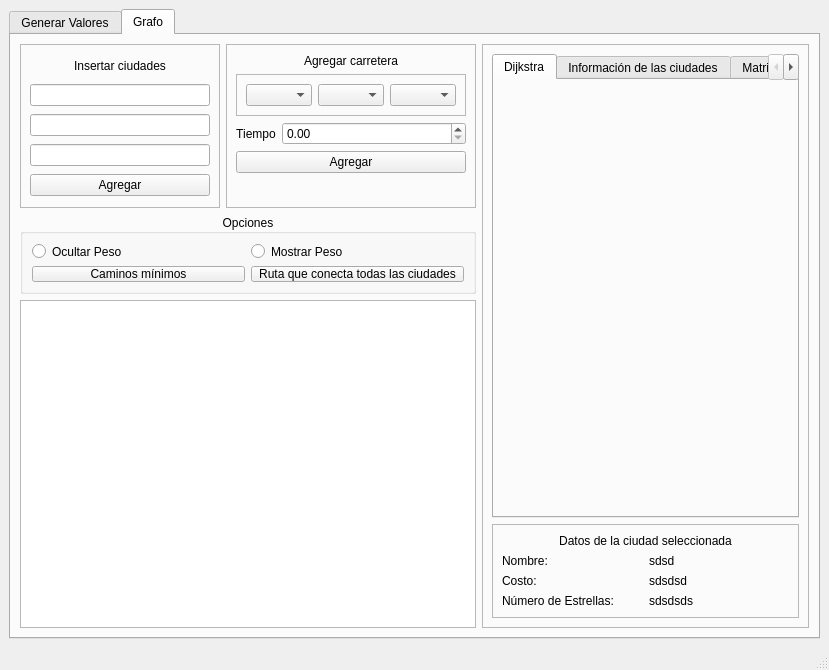
<?xml version="1.0" encoding="UTF-8"?>
<ui version="4.0">
 <class>MainWindow</class>
 <widget class="QMainWindow" name="MainWindow">
  <property name="geometry">
   <rect>
    <x>0</x>
    <y>0</y>
    <width>829</width>
    <height>670</height>
   </rect>
  </property>
  <property name="windowTitle">
   <string>MainWindow</string>
  </property>
  <widget class="QWidget" name="centralwidget">
   <layout class="QHBoxLayout" name="horizontalLayout_2">
    <item>
     <widget class="QTabWidget" name="tabWidget">
      <property name="currentIndex">
       <number>1</number>
      </property>
      <widget class="QWidget" name="tab">
       <attribute name="title">
        <string>Generar Valores</string>
       </attribute>
      </widget>
      <widget class="QWidget" name="tab_2">
       <attribute name="title">
        <string>Grafo</string>
       </attribute>
       <layout class="QGridLayout" name="gridLayout_3">
        <item row="0" column="0">
         <widget class="QFrame" name="frame_3">
          <property name="minimumSize">
           <size>
            <width>0</width>
            <height>0</height>
           </size>
          </property>
          <property name="maximumSize">
           <size>
            <width>200</width>
            <height>200</height>
           </size>
          </property>
          <property name="frameShape">
           <enum>QFrame::StyledPanel</enum>
          </property>
          <property name="frameShadow">
           <enum>QFrame::Raised</enum>
          </property>
          <layout class="QVBoxLayout" name="verticalLayout_3">
           <item>
            <widget class="QLabel" name="label_3">
             <property name="maximumSize">
              <size>
               <width>16777215</width>
               <height>20</height>
              </size>
             </property>
             <property name="text">
              <string>Insertar ciudades</string>
             </property>
             <property name="alignment">
              <set>Qt::AlignCenter</set>
             </property>
            </widget>
           </item>
           <item>
            <widget class="QLineEdit" name="lineEdit_Nombre"/>
           </item>
           <item>
            <widget class="QLineEdit" name="lineEdit_Costo"/>
           </item>
           <item>
            <widget class="QLineEdit" name="lineEdit_NumeroEstrellas"/>
           </item>
           <item>
            <widget class="QPushButton" name="pushButton_AgregarCiudad">
             <property name="text">
              <string>Agregar</string>
             </property>
            </widget>
           </item>
          </layout>
         </widget>
        </item>
        <item row="0" column="1">
         <widget class="QFrame" name="frame_4">
          <property name="minimumSize">
           <size>
            <width>0</width>
            <height>0</height>
           </size>
          </property>
          <property name="maximumSize">
           <size>
            <width>250</width>
            <height>200</height>
           </size>
          </property>
          <property name="frameShape">
           <enum>QFrame::StyledPanel</enum>
          </property>
          <property name="frameShadow">
           <enum>QFrame::Raised</enum>
          </property>
          <layout class="QFormLayout" name="formLayout_2">
           <item row="1" column="0" colspan="2">
            <widget class="QFrame" name="frame_2">
             <property name="minimumSize">
              <size>
               <width>0</width>
               <height>0</height>
              </size>
             </property>
             <property name="maximumSize">
              <size>
               <width>16777215</width>
               <height>50</height>
              </size>
             </property>
             <property name="frameShape">
              <enum>QFrame::StyledPanel</enum>
             </property>
             <property name="frameShadow">
              <enum>QFrame::Raised</enum>
             </property>
             <layout class="QHBoxLayout" name="horizontalLayout">
              <item>
               <widget class="QComboBox" name="cbFrom">
                <property name="minimumSize">
                 <size>
                  <width>0</width>
                  <height>10</height>
                 </size>
                </property>
               </widget>
              </item>
              <item>
               <widget class="QComboBox" name="cbOption">
                <property name="minimumSize">
                 <size>
                  <width>0</width>
                  <height>10</height>
                 </size>
                </property>
               </widget>
              </item>
              <item>
               <widget class="QComboBox" name="cbTo">
                <property name="minimumSize">
                 <size>
                  <width>0</width>
                  <height>10</height>
                 </size>
                </property>
               </widget>
              </item>
             </layout>
            </widget>
           </item>
           <item row="2" column="0">
            <widget class="QLabel" name="label_7">
             <property name="text">
              <string>Tiempo</string>
             </property>
             <property name="alignment">
              <set>Qt::AlignCenter</set>
             </property>
            </widget>
           </item>
           <item row="2" column="1">
            <widget class="QDoubleSpinBox" name="spbWeight">
             <property name="maximum">
              <double>1000.000000000000000</double>
             </property>
            </widget>
           </item>
           <item row="4" column="0" colspan="2">
            <widget class="QPushButton" name="btnAddArista">
             <property name="text">
              <string>Agregar</string>
             </property>
            </widget>
           </item>
           <item row="0" column="0" colspan="2">
            <widget class="QLabel" name="label_5">
             <property name="maximumSize">
              <size>
               <width>16777215</width>
               <height>30</height>
              </size>
             </property>
             <property name="text">
              <string>Agregar carretera</string>
             </property>
             <property name="alignment">
              <set>Qt::AlignCenter</set>
             </property>
            </widget>
           </item>
          </layout>
         </widget>
        </item>
        <item row="2" column="0" rowspan="2" colspan="2">
         <widget class="QGraphicsView" name="graphicsView"/>
        </item>
        <item row="1" column="0" colspan="2">
         <widget class="QGroupBox" name="groupBox">
          <property name="maximumSize">
           <size>
            <width>16777215</width>
            <height>80</height>
           </size>
          </property>
          <property name="title">
           <string>Opciones</string>
          </property>
          <property name="alignment">
           <set>Qt::AlignCenter</set>
          </property>
          <layout class="QGridLayout" name="gridLayout_4">
           <item row="0" column="2">
            <widget class="QRadioButton" name="btnShowW">
             <property name="text">
              <string>Mostrar Peso</string>
             </property>
            </widget>
           </item>
           <item row="0" column="1">
            <widget class="QRadioButton" name="btnhideW">
             <property name="text">
              <string>Ocultar Peso</string>
             </property>
            </widget>
           </item>
           <item row="1" column="1">
            <widget class="QPushButton" name="pushButton">
             <property name="text">
              <string>Caminos mínimos</string>
             </property>
            </widget>
           </item>
           <item row="1" column="2">
            <widget class="QPushButton" name="pushButton_2">
             <property name="text">
              <string>Ruta que conecta todas las ciudades</string>
             </property>
            </widget>
           </item>
          </layout>
         </widget>
        </item>
        <item row="0" column="2" rowspan="4">
         <widget class="QFrame" name="frame">
          <property name="frameShape">
           <enum>QFrame::StyledPanel</enum>
          </property>
          <property name="frameShadow">
           <enum>QFrame::Raised</enum>
          </property>
          <layout class="QVBoxLayout" name="verticalLayout_2">
           <item>
            <widget class="QTabWidget" name="tabWidget_2">
             <property name="currentIndex">
              <number>0</number>
             </property>
             <widget class="QWidget" name="tab_5">
              <attribute name="title">
               <string>Dijkstra</string>
              </attribute>
             </widget>
             <widget class="QWidget" name="tab_3">
              <attribute name="title">
               <string>Información de las ciudades</string>
              </attribute>
              <layout class="QVBoxLayout" name="verticalLayout">
               <item>
                <widget class="QTableWidget" name="cityTable"/>
               </item>
              </layout>
             </widget>
             <widget class="QWidget" name="tab_4">
              <attribute name="title">
               <string>Matriz de adyacencia</string>
              </attribute>
              <layout class="QGridLayout" name="gridLayout_5">
               <item row="0" column="0">
                <widget class="QTableWidget" name="adjacencyTable"/>
               </item>
              </layout>
             </widget>
            </widget>
           </item>
           <item>
            <widget class="QFrame" name="frame_8">
             <property name="maximumSize">
              <size>
               <width>16777215</width>
               <height>200</height>
              </size>
             </property>
             <property name="frameShape">
              <enum>QFrame::StyledPanel</enum>
             </property>
             <property name="frameShadow">
              <enum>QFrame::Raised</enum>
             </property>
             <layout class="QGridLayout" name="gridLayout">
              <item row="1" column="0" colspan="2">
               <widget class="QLabel" name="label">
                <property name="text">
                 <string>Datos de la ciudad seleccionada</string>
                </property>
                <property name="alignment">
                 <set>Qt::AlignCenter</set>
                </property>
                <property name="wordWrap">
                 <bool>true</bool>
                </property>
               </widget>
              </item>
              <item row="2" column="1">
               <widget class="QLabel" name="lblname">
                <property name="text">
                 <string>sdsd</string>
                </property>
               </widget>
              </item>
              <item row="4" column="0">
               <widget class="QLabel" name="label_6">
                <property name="text">
                 <string>Número de Estrellas:</string>
                </property>
               </widget>
              </item>
              <item row="2" column="0">
               <widget class="QLabel" name="label_2">
                <property name="text">
                 <string>Nombre:</string>
                </property>
               </widget>
              </item>
              <item row="3" column="1">
               <widget class="QLabel" name="lblcost">
                <property name="text">
                 <string>sdsdsd</string>
                </property>
               </widget>
              </item>
              <item row="4" column="1">
               <widget class="QLabel" name="lblstars">
                <property name="text">
                 <string>sdsdsds</string>
                </property>
               </widget>
              </item>
              <item row="3" column="0">
               <widget class="QLabel" name="label_4">
                <property name="text">
                 <string>Costo:</string>
                </property>
               </widget>
              </item>
             </layout>
            </widget>
           </item>
          </layout>
         </widget>
        </item>
       </layout>
      </widget>
     </widget>
    </item>
   </layout>
  </widget>
  <widget class="QMenuBar" name="menubar">
   <property name="geometry">
    <rect>
     <x>0</x>
     <y>0</y>
     <width>829</width>
     <height>22</height>
    </rect>
   </property>
  </widget>
  <widget class="QStatusBar" name="statusbar"/>
 </widget>
 <resources/>
 <connections/>
</ui>
